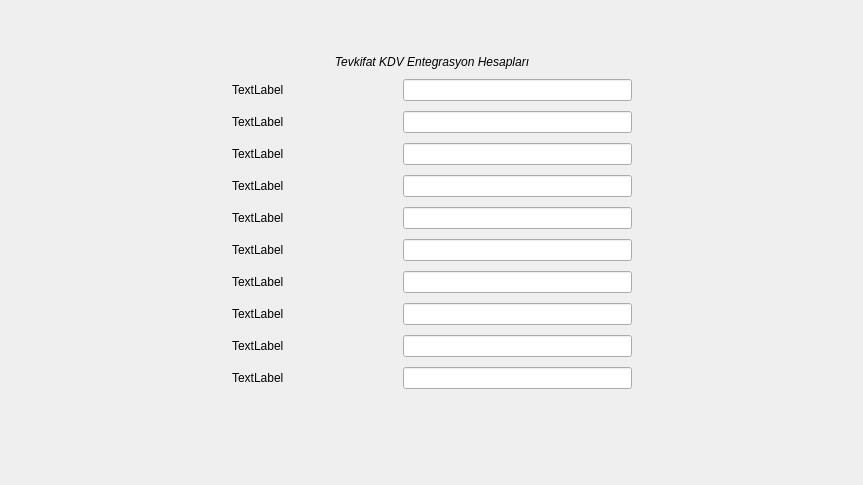
     <widget class="QWidget" name="tab_tevkifat_en_hesaplari">
      <attribute name="title">
       <string>Tevkifat KDV Entegrasyon Hesaplarrı</string>
      </attribute>
      <layout class="QGridLayout" name="gridLayout_22">
       <item row="0" column="1">
        <spacer name="verticalSpacer_18">
         <property name="orientation">
          <enum>Qt::Vertical</enum>
         </property>
         <property name="sizeHint" stdset="0">
          <size>
           <width>20</width>
           <height>40</height>
          </size>
         </property>
        </spacer>
       </item>
       <item row="1" column="0">
        <spacer name="horizontalSpacer_28">
         <property name="orientation">
          <enum>Qt::Horizontal</enum>
         </property>
         <property name="sizeHint" stdset="0">
          <size>
           <width>221</width>
           <height>353</height>
          </size>
         </property>
        </spacer>
       </item>
       <item row="1" column="1">
        <layout class="QGridLayout" name="gridLayout_21" columnstretch="1,7,15">
         <item row="0" column="0" colspan="3">
          <widget class="QLabel" name="label_3">
           <property name="sizePolicy">
            <sizepolicy hsizetype="Expanding" vsizetype="Fixed">
             <horstretch>0</horstretch>
             <verstretch>0</verstretch>
            </sizepolicy>
           </property>
           <property name="font">
            <font>
             <italic>true</italic>
            </font>
           </property>
           <property name="text">
            <string>Tevkifat KDV Entegrasyon Hesapları</string>
           </property>
           <property name="alignment">
            <set>Qt::AlignCenter</set>
           </property>
          </widget>
         </item>
         <item row="1" column="0">
          <widget class="QLabel" name="label_tevkifat_kdv_ent_hesabi_0">
           <property name="sizePolicy">
            <sizepolicy hsizetype="Fixed" vsizetype="Fixed">
             <horstretch>0</horstretch>
             <verstretch>0</verstretch>
            </sizepolicy>
           </property>
           <property name="text">
            <string>TextLabel</string>
           </property>
          </widget>
         </item>
         <item row="1" column="1">
          <widget class="QSearchEdit" name="searchEdit_tevkifat_kdv_ent_hesabi_0" native="true">
           <property name="sizePolicy">
            <sizepolicy hsizetype="Expanding" vsizetype="Fixed">
             <horstretch>0</horstretch>
             <verstretch>0</verstretch>
            </sizepolicy>
           </property>
           <property name="whatsThis">
            <string>Arama widget. </string>
           </property>
           <property name="QSearchEdit" stdset="0">
            <rect>
             <x>0</x>
             <y>0</y>
             <width>100</width>
             <height>100</height>
            </rect>
           </property>
          </widget>
         </item>
         <item row="1" column="2">
          <widget class="QLineEdit" name="lineEdit_tevkifat_kdv_ent_hesabi_0">
           <property name="focusPolicy">
            <enum>Qt::NoFocus</enum>
           </property>
           <property name="readOnly">
            <bool>true</bool>
           </property>
          </widget>
         </item>
         <item row="2" column="0">
          <widget class="QLabel" name="label_tevkifat_kdv_ent_hesabi_1">
           <property name="sizePolicy">
            <sizepolicy hsizetype="Fixed" vsizetype="Fixed">
             <horstretch>0</horstretch>
             <verstretch>0</verstretch>
            </sizepolicy>
           </property>
           <property name="text">
            <string>TextLabel</string>
           </property>
          </widget>
         </item>
         <item row="2" column="1">
          <widget class="QSearchEdit" name="searchEdit_tevkifat_kdv_ent_hesabi_1" native="true">
           <property name="sizePolicy">
            <sizepolicy hsizetype="Expanding" vsizetype="Fixed">
             <horstretch>0</horstretch>
             <verstretch>0</verstretch>
            </sizepolicy>
           </property>
           <property name="whatsThis">
            <string>Arama widget. </string>
           </property>
           <property name="QSearchEdit" stdset="0">
            <rect>
             <x>0</x>
             <y>0</y>
             <width>100</width>
             <height>100</height>
            </rect>
           </property>
          </widget>
         </item>
         <item row="2" column="2">
          <widget class="QLineEdit" name="lineEdit_tevkifat_kdv_ent_hesabi_1">
           <property name="focusPolicy">
            <enum>Qt::NoFocus</enum>
           </property>
           <property name="readOnly">
            <bool>true</bool>
           </property>
          </widget>
         </item>
         <item row="3" column="0">
          <widget class="QLabel" name="label_tevkifat_kdv_ent_hesabi_2">
           <property name="sizePolicy">
            <sizepolicy hsizetype="Fixed" vsizetype="Fixed">
             <horstretch>0</horstretch>
             <verstretch>0</verstretch>
            </sizepolicy>
           </property>
           <property name="text">
            <string>TextLabel</string>
           </property>
          </widget>
         </item>
         <item row="3" column="1">
          <widget class="QSearchEdit" name="searchEdit_tevkifat_kdv_ent_hesabi_2" native="true">
           <property name="sizePolicy">
            <sizepolicy hsizetype="Expanding" vsizetype="Fixed">
             <horstretch>0</horstretch>
             <verstretch>0</verstretch>
            </sizepolicy>
           </property>
           <property name="whatsThis">
            <string>Arama widget. </string>
           </property>
           <property name="QSearchEdit" stdset="0">
            <rect>
             <x>0</x>
             <y>0</y>
             <width>100</width>
             <height>100</height>
            </rect>
           </property>
          </widget>
         </item>
         <item row="3" column="2">
          <widget class="QLineEdit" name="lineEdit_tevkifat_kdv_ent_hesabi_2">
           <property name="focusPolicy">
            <enum>Qt::NoFocus</enum>
           </property>
           <property name="readOnly">
            <bool>true</bool>
           </property>
          </widget>
         </item>
         <item row="4" column="0">
          <widget class="QLabel" name="label_tevkifat_kdv_ent_hesabi_3">
           <property name="sizePolicy">
            <sizepolicy hsizetype="Fixed" vsizetype="Fixed">
             <horstretch>0</horstretch>
             <verstretch>0</verstretch>
            </sizepolicy>
           </property>
           <property name="text">
            <string>TextLabel</string>
           </property>
          </widget>
         </item>
         <item row="4" column="1">
          <widget class="QSearchEdit" name="searchEdit_tevkifat_kdv_ent_hesabi_3" native="true">
           <property name="sizePolicy">
            <sizepolicy hsizetype="Expanding" vsizetype="Fixed">
             <horstretch>0</horstretch>
             <verstretch>0</verstretch>
            </sizepolicy>
           </property>
           <property name="whatsThis">
            <string>Arama widget. </string>
           </property>
           <property name="QSearchEdit" stdset="0">
            <rect>
             <x>0</x>
             <y>0</y>
             <width>100</width>
             <height>100</height>
            </rect>
           </property>
          </widget>
         </item>
         <item row="4" column="2">
          <widget class="QLineEdit" name="lineEdit_tevkifat_kdv_ent_hesabi_3">
           <property name="focusPolicy">
            <enum>Qt::NoFocus</enum>
           </property>
           <property name="readOnly">
            <bool>true</bool>
           </property>
          </widget>
         </item>
         <item row="5" column="0">
          <widget class="QLabel" name="label_tevkifat_kdv_ent_hesabi_4">
           <property name="sizePolicy">
            <sizepolicy hsizetype="Fixed" vsizetype="Fixed">
             <horstretch>0</horstretch>
             <verstretch>0</verstretch>
            </sizepolicy>
           </property>
           <property name="text">
            <string>TextLabel</string>
           </property>
          </widget>
         </item>
         <item row="5" column="1">
          <widget class="QSearchEdit" name="searchEdit_tevkifat_kdv_ent_hesabi_4" native="true">
           <property name="sizePolicy">
            <sizepolicy hsizetype="Expanding" vsizetype="Fixed">
             <horstretch>0</horstretch>
             <verstretch>0</verstretch>
            </sizepolicy>
           </property>
           <property name="whatsThis">
            <string>Arama widget. </string>
           </property>
           <property name="QSearchEdit" stdset="0">
            <rect>
             <x>0</x>
             <y>0</y>
             <width>100</width>
             <height>100</height>
            </rect>
           </property>
          </widget>
         </item>
         <item row="5" column="2">
          <widget class="QLineEdit" name="lineEdit_tevkifat_kdv_ent_hesabi_4">
           <property name="focusPolicy">
            <enum>Qt::NoFocus</enum>
           </property>
           <property name="readOnly">
            <bool>true</bool>
           </property>
          </widget>
         </item>
         <item row="6" column="0">
          <widget class="QLabel" name="label_tevkifat_kdv_ent_hesabi_5">
           <property name="sizePolicy">
            <sizepolicy hsizetype="Fixed" vsizetype="Fixed">
             <horstretch>0</horstretch>
             <verstretch>0</verstretch>
            </sizepolicy>
           </property>
           <property name="text">
            <string>TextLabel</string>
           </property>
          </widget>
         </item>
         <item row="6" column="1">
          <widget class="QSearchEdit" name="searchEdit_tevkifat_kdv_ent_hesabi_5" native="true">
           <property name="sizePolicy">
            <sizepolicy hsizetype="Expanding" vsizetype="Fixed">
             <horstretch>0</horstretch>
             <verstretch>0</verstretch>
            </sizepolicy>
           </property>
           <property name="whatsThis">
            <string>Arama widget. </string>
           </property>
           <property name="QSearchEdit" stdset="0">
            <rect>
             <x>0</x>
             <y>0</y>
             <width>100</width>
             <height>100</height>
            </rect>
           </property>
          </widget>
         </item>
         <item row="6" column="2">
          <widget class="QLineEdit" name="lineEdit_tevkifat_kdv_ent_hesabi_5">
           <property name="focusPolicy">
            <enum>Qt::NoFocus</enum>
           </property>
           <property name="readOnly">
            <bool>true</bool>
           </property>
          </widget>
         </item>
         <item row="7" column="0">
          <widget class="QLabel" name="label_tevkifat_kdv_ent_hesabi_6">
           <property name="sizePolicy">
            <sizepolicy hsizetype="Fixed" vsizetype="Fixed">
             <horstretch>0</horstretch>
             <verstretch>0</verstretch>
            </sizepolicy>
           </property>
           <property name="text">
            <string>TextLabel</string>
           </property>
          </widget>
         </item>
         <item row="7" column="1">
          <widget class="QSearchEdit" name="searchEdit_tevkifat_kdv_ent_hesabi_6" native="true">
           <property name="sizePolicy">
            <sizepolicy hsizetype="Expanding" vsizetype="Fixed">
             <horstretch>0</horstretch>
             <verstretch>0</verstretch>
            </sizepolicy>
           </property>
           <property name="whatsThis">
            <string>Arama widget. </string>
           </property>
           <property name="QSearchEdit" stdset="0">
            <rect>
             <x>0</x>
             <y>0</y>
             <width>100</width>
             <height>100</height>
            </rect>
           </property>
          </widget>
         </item>
         <item row="7" column="2">
          <widget class="QLineEdit" name="lineEdit_tevkifat_kdv_ent_hesabi_6">
           <property name="focusPolicy">
            <enum>Qt::NoFocus</enum>
           </property>
           <property name="readOnly">
            <bool>true</bool>
           </property>
          </widget>
         </item>
         <item row="8" column="0">
          <widget class="QLabel" name="label_tevkifat_kdv_ent_hesabi_7">
           <property name="sizePolicy">
            <sizepolicy hsizetype="Fixed" vsizetype="Fixed">
             <horstretch>0</horstretch>
             <verstretch>0</verstretch>
            </sizepolicy>
           </property>
           <property name="text">
            <string>TextLabel</string>
           </property>
          </widget>
         </item>
         <item row="8" column="1">
          <widget class="QSearchEdit" name="searchEdit_tevkifat_kdv_ent_hesabi_7" native="true">
           <property name="sizePolicy">
            <sizepolicy hsizetype="Expanding" vsizetype="Fixed">
             <horstretch>0</horstretch>
             <verstretch>0</verstretch>
            </sizepolicy>
           </property>
           <property name="whatsThis">
            <string>Arama widget. </string>
           </property>
           <property name="QSearchEdit" stdset="0">
            <rect>
             <x>0</x>
             <y>0</y>
             <width>100</width>
             <height>100</height>
            </rect>
           </property>
          </widget>
         </item>
         <item row="8" column="2">
          <widget class="QLineEdit" name="lineEdit_tevkifat_kdv_ent_hesabi_7">
           <property name="focusPolicy">
            <enum>Qt::NoFocus</enum>
           </property>
           <property name="readOnly">
            <bool>true</bool>
           </property>
          </widget>
         </item>
         <item row="9" column="0">
          <widget class="QLabel" name="label_tevkifat_kdv_ent_hesabi_8">
           <property name="sizePolicy">
            <sizepolicy hsizetype="Fixed" vsizetype="Fixed">
             <horstretch>0</horstretch>
             <verstretch>0</verstretch>
            </sizepolicy>
           </property>
           <property name="text">
            <string>TextLabel</string>
           </property>
          </widget>
         </item>
         <item row="9" column="1">
          <widget class="QSearchEdit" name="searchEdit_tevkifat_kdv_ent_hesabi_8" native="true">
           <property name="sizePolicy">
            <sizepolicy hsizetype="Expanding" vsizetype="Fixed">
             <horstretch>0</horstretch>
             <verstretch>0</verstretch>
            </sizepolicy>
           </property>
           <property name="whatsThis">
            <string>Arama widget. </string>
           </property>
           <property name="QSearchEdit" stdset="0">
            <rect>
             <x>0</x>
             <y>0</y>
             <width>100</width>
             <height>100</height>
            </rect>
           </property>
          </widget>
         </item>
         <item row="9" column="2">
          <widget class="QLineEdit" name="lineEdit_tevkifat_kdv_ent_hesabi_8">
           <property name="focusPolicy">
            <enum>Qt::NoFocus</enum>
           </property>
           <property name="readOnly">
            <bool>true</bool>
           </property>
          </widget>
         </item>
         <item row="10" column="0">
          <widget class="QLabel" name="label_tevkifat_kdv_ent_hesabi_9">
           <property name="sizePolicy">
            <sizepolicy hsizetype="Fixed" vsizetype="Fixed">
             <horstretch>0</horstretch>
             <verstretch>0</verstretch>
            </sizepolicy>
           </property>
           <property name="text">
            <string>TextLabel</string>
           </property>
          </widget>
         </item>
         <item row="10" column="1">
          <widget class="QSearchEdit" name="searchEdit_tevkifat_kdv_ent_hesabi_9" native="true">
           <property name="sizePolicy">
            <sizepolicy hsizetype="Expanding" vsizetype="Fixed">
             <horstretch>0</horstretch>
             <verstretch>0</verstretch>
            </sizepolicy>
           </property>
           <property name="whatsThis">
            <string>Arama widget. </string>
           </property>
           <property name="QSearchEdit" stdset="0">
            <rect>
             <x>0</x>
             <y>0</y>
             <width>100</width>
             <height>100</height>
            </rect>
           </property>
          </widget>
         </item>
         <item row="10" column="2">
          <widget class="QLineEdit" name="lineEdit_tevkifat_kdv_ent_hesabi_9">
           <property name="focusPolicy">
            <enum>Qt::NoFocus</enum>
           </property>
           <property name="readOnly">
            <bool>true</bool>
           </property>
          </widget>
         </item>
        </layout>
       </item>
       <item row="1" column="2">
        <spacer name="horizontalSpacer_29">
         <property name="orientation">
          <enum>Qt::Horizontal</enum>
         </property>
         <property name="sizeHint" stdset="0">
          <size>
           <width>220</width>
           <height>353</height>
          </size>
         </property>
        </spacer>
       </item>
       <item row="2" column="1">
        <spacer name="verticalSpacer_9">
         <property name="orientation">
          <enum>Qt::Vertical</enum>
         </property>
         <property name="sizeHint" stdset="0">
          <size>
           <width>400</width>
           <height>70</height>
          </size>
         </property>
        </spacer>
       </item>
      </layout>
     </widget>
